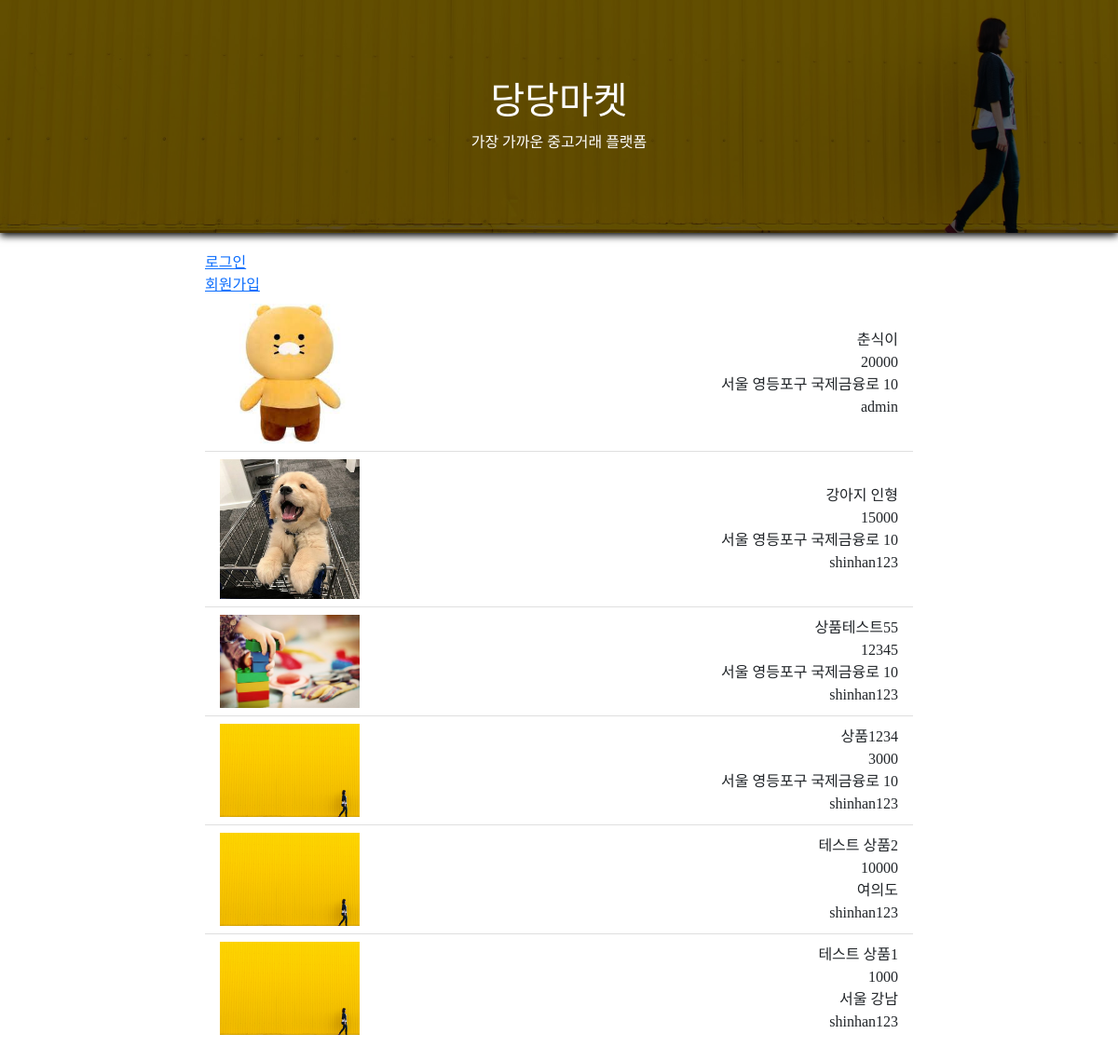
The page / on the database its author committed.
### product/models.py (models this page shows)
class Product(models.Model):
    user = models.ForeignKey(User, on_delete=models.CASCADE, verbose_name="회원")
    title = models.CharField(max_length=128, verbose_name='상품명') # max_length: 최대길이
    content = models.TextField(verbose_name='상품내용') # textfield: 길이 지정 x
    price = models.IntegerField(verbose_name='가격')
    location = models.CharField(max_length=256, verbose_name='위치')
    image = models.FileField(null=True, blank=True, verbose_name="이미지") # 중간에 추가했기 때문에 makemigrations, migrate 실행
    class Meta:
        db_table = 'shinhan_product'
        verbose_name ='상품'
        verbose_name_plural ='상품'

### product/views.py (the view)
# urls.py: path('', main)
def main(request):
    products = Product.objects.all().order_by('-id')
    return render(request, 'product.html', { 'products': products })

### product/templates/product.html (shortened to what this page needs)
<html>
    <head>
        <link rel="stylesheet" href="    https://cdn.jsdelivr.net/npm/bootstrap@5.2.3/dist/css/bootstrap.min.css" />
        <link rel="stylesheet" href="/static/styles.css" />
    </head>
    <body>
        <div class="main-title">
            <div class="overlay">
                <div>
                    <h1>당당마켓</h1>
                    <span>가장 가까운 중고거래 플랫폼 {{ request.user.username }}</span>
                </div>
            </div>
        </div>
        <div class="product-content">
            <div>
                {% if request.user.is_authenticated %}
                <a href="/member/logout/">로그아웃</a>
                {% else %}
                <a href="/member/login/">로그인</a>
                {% endif %}
            </div>
            <div>
                {% if not request.user.is_authenticated %}
                <a href="/member/register/">회원가입</a>
                {% endif %}
            </div>
            <div class="list-group list-group-flush">
                {% for product in products%}
                <button type="button" class="list-group-item list-group-item-action" id="{{ product.id }}">
                    <div class="d-flex align-items-center">
                        <div class="flex-shrink-0">
                            {% if product.image %}
                            <img src="{{ product.image.url }}" class="product-image">
                            {% else %}
                            <img src="/static/bg.jpg" class="product-image">
                            {% endif %}
                        </div>
                        <div class="flex-grow-1 ms-3 text-end">
                            {{product.title}}<br/>
                            {{product.price}}<br/>
                            {{product.location}}<br/>
                            {{product.user.username}}
                        </div>
                    </div>
                </button>
                {% endfor%}
            </div>
        </div>
    </body>
</html>

### static/styles.css (style rules this page uses)
body { font-family: 'GangwonEdu_OTFBoldA'; }
.main-title { text-align: center; background-image: url(/static/bg.jpg); box-shadow: rgb(0,0,0) 0px 3px 8px; width: 100%; margin: 0 auto; height: 250px; background-size: cover; background-position: bottom center; background-repeat: no-repeat; position: relative; }
.main-title .overlay { position: absolute; left: 0; top: 0; width: 100%; height: 100%; background: rgba(0, 0, 0, 0.6); color: #fff; font-family: 'KOTRAHOPE'; display: flex; align-items: center; justify-content: center; }
.product-content { margin: 0 auto; max-width: 800px; padding: 20px; }
.product-image { width: 150px; }

### rows shown on the page
Product: image (picture), title "춘식이", price "20000", location "서울 영등포구 국제금융로 10", user.username "admin"
Product: image (picture), title "강아지 인형", price "15000", location "서울 영등포구 국제금융로 10", user.username "shinhan123"
Product: image (picture), title "상품테스트55", price "12345", location "서울 영등포구 국제금융로 10", user.username "shinhan123"
Product: title "상품1234", price "3000", location "서울 영등포구 국제금융로 10", user.username "shinhan123"
Product: title "테스트 상품2", price "10000", location "여의도", user.username "shinhan123"
Product: title "테스트 상품1", price "1000", location "서울 강남", user.username "shinhan123"
